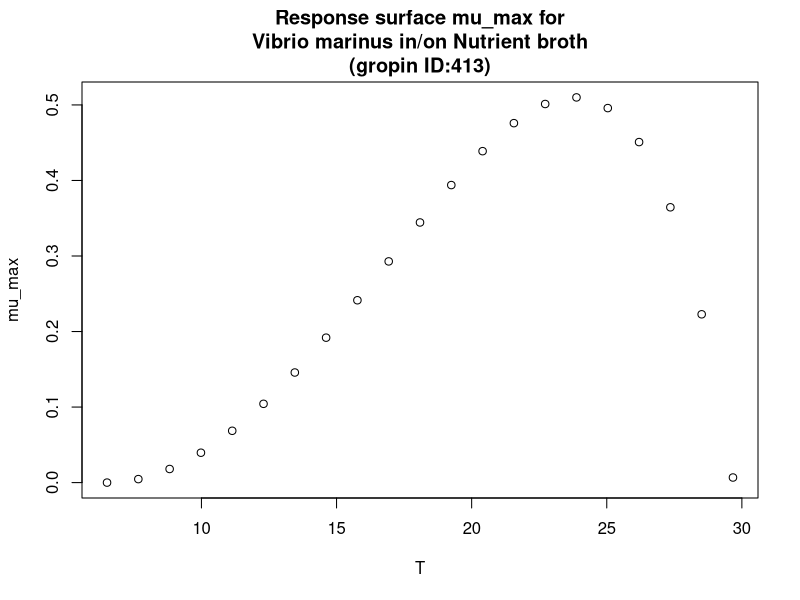

This chart was generated by the following R code:
#############################
# start of Parameter script
#############################
T <- seq(6.5065,29.6703296703297,length.out=21)
#############################
# end of Parameter script
#############################
############################# 
# start of Model script Gropin ID 413 
#############################
 
# constant coefficients for this model
 
variables <- data.frame(T)
argumentsPar <- expand.grid(variables)
 
# heart of the model
response_surface <- function(T) {
   mumax <-(5.1*(10^-1)*(T-29.7)*((T-6.5)^2))/((23.8-6.5)*((23.8-6.5)*(T-23.8)-(23.8-29.7)*(23.8+6.5-2*T)))

return(mumax=mumax)
} 

# output parameters
mumax <- cbind(argumentsPar,response_surface(argumentsPar['T']))
colnames(mumax) <- c(colnames(argumentsPar),'mumax')
#############################
# End of Model script
#############################
############################# 
# start of Visualisation script Gropin ID 413 
#############################
plot(T,mumax$mumax,
                          xlab='T',
                          ylab='mu_max',main='Response surface mu_max for
Vibrio marinus in/on Nutrient broth
(gropin ID:413)')
#############################
# End of Visualisation script
#############################
